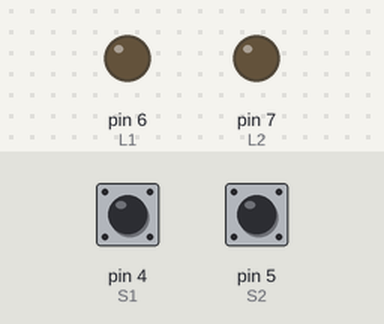
The sketch below on a simulated Arduino Uno, built with avr-gcc and run on an emulated ATmega328P. Shown: output pins drawn as LEDs (lit = HIGH). Dashed ring = blinking. Inputs (shaded band) come from the test bench; at power-on: pin 4 (S1) HIGH, pin 5 (S2) HIGH.

Above: at 1.2 s.
1.3 s: pin 4 (S1) pulled LOW for 1 s
At 2.5 s:
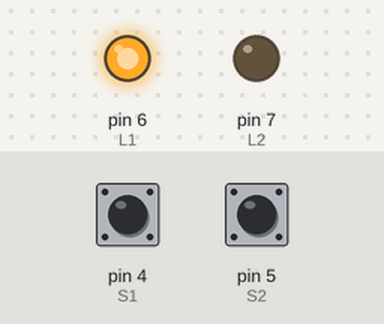
3.8 s: pin 5 (S2) pulled LOW for 0.15 s
At 3.87 s:
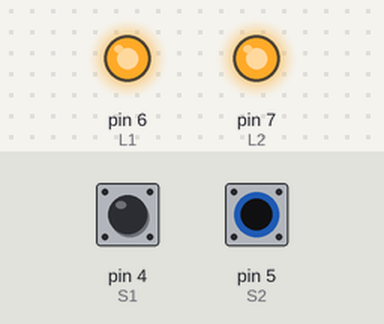
5.4 s: pin 5 (S2) pulled LOW for 3.2 s
At 9.8 s:
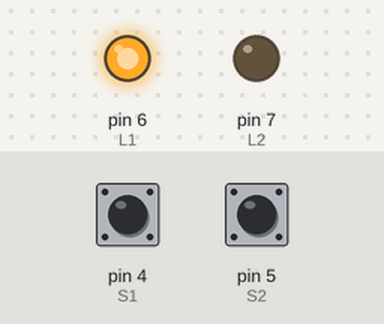
10.1 s: pin 4 (S1) pulled LOW for 0.15 s
At 10.9 s:
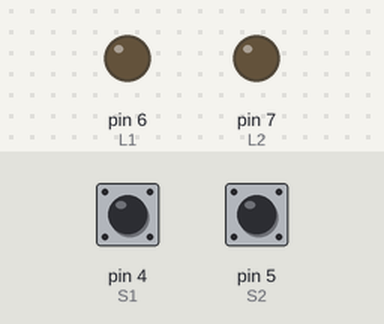
11.7 s: pin 4 (S1) driven LOW and pin 5 (S2) driven LOW
At 12.0 s:
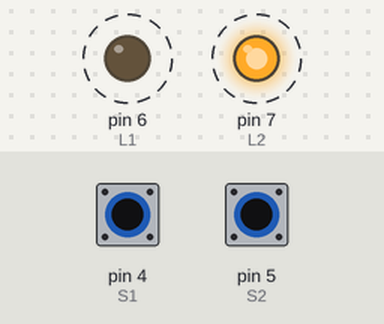
Timing chart, 0 to 15.7 s (numbered marks = the images above; inputs shaded):
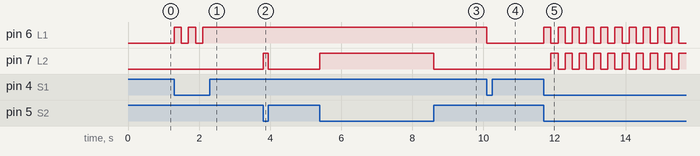

Measured:
- after the input at 1.3 s, pin 6 (L1): alternates HIGH for 0.20 s and LOW for 0.20 s, 5 changes in all, then stays HIGH, starting at once
- after the input at 3.8 s, pin 7 (L2): LOW → HIGH at once, → LOW 0.15 s later
- after the input at 5.4 s, pin 7 (L2): LOW → HIGH at once, → LOW 3.2 s later
- after the input at 10.1 s, pin 6 (L1): HIGH → LOW at once
- after the input at 11.7 s, pin 6 (L1): alternates HIGH for 0.20 s and LOW for 0.20 s, starting at once; pin 7 (L2): alternates HIGH for 0.20 s and LOW for 0.20 s, starting after 0.20 s

The sketch:

Interlock.ino
```cpp
#define S1 4
#define S2 5
#define L1 6
#define L2 7

int L1State;

void setup() {
  pinMode(L1, OUTPUT);
  pinMode(L2, OUTPUT);
  digitalWrite(L1, LOW);
  digitalWrite(L2, LOW);
  L1State = 0; //indicating that L1 is LOW
  pinMode(S1, INPUT_PULLUP);
  pinMode(S2, INPUT_PULLUP);
}

void loop() {
  if(!digitalRead(S1)){  //The normally HIGH input has been pulled LOW - S1 is pressed
      digitalWrite(L1, L1State = !L1State); //toggle L1 and record that in L1state
      delay(200);  //debounce
  }
  if (L1State)  // L1 is on
    if(!digitalRead(S2))
      digitalWrite(L2, HIGH);
    else
      digitalWrite(L2, LOW);
  else
    digitalWrite(L2, LOW); //Extinguish L2 if L1 turn off when L2 is on
}
```
